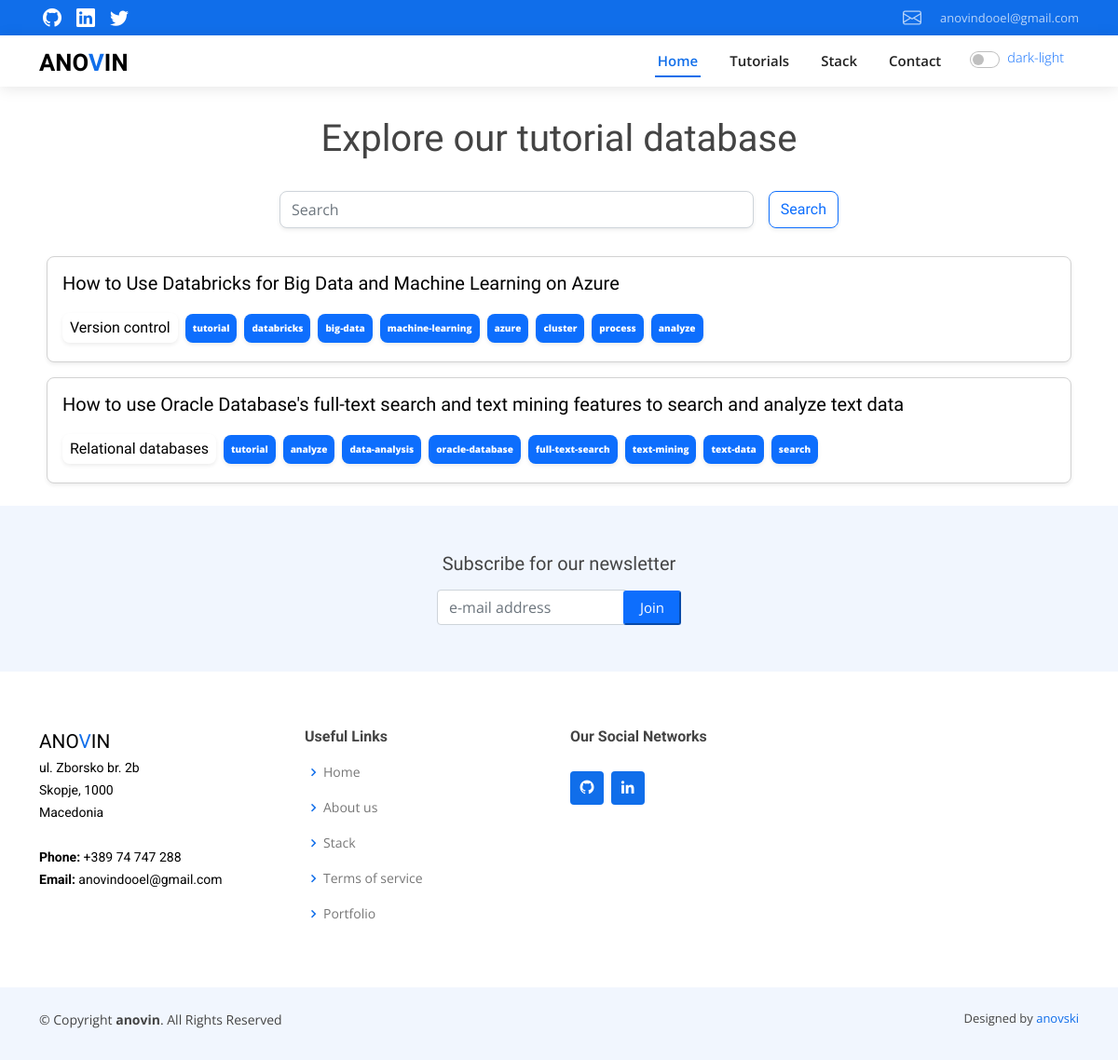
The page /tag/analyze/ on the database its author committed.
### web/models.py (models this page shows, shortened)
class Tutorial(models.Model):
    title = models.CharField(max_length=255)
    slug = models.CharField(max_length=225, null=True, blank=True)
    meta_description = models.TextField()
    introduction = models.TextField()
    steps = models.TextField()
    content = models.TextField()
    tags = models.ManyToManyField(Tag, blank=True)
    img = models.ImageField(upload_to='tutorials/images/', null=True, blank=True)
    category = models.ForeignKey(Category, on_delete=models.SET_NULL, null=True, blank=True)
    hashtags = models.CharField(max_length=300, null=True, blank=True)
    def get_absolute_url(self):
        return reverse('single_tutorial', kwargs={
            'slug': self.slug
        })

class Category(models.Model):
    name = models.CharField(max_length=250)
    slug = models.CharField(max_length=250)
    def __str__(self):
        return self.name

class Tag(models.Model):
    name = models.CharField(max_length=255)
    slug = models.CharField(max_length=255)
    def get_absolute_url(self):
        return reverse('single_tag', kwargs={
            'slug': self.slug
        })

### web/views.py (the view)
# urls.py: path('tag/<str:slug>/', views.single_tag, name='single_tag'),
def single_tag(request, slug=None):
    if request.method == 'GET' and 'instant_search' in request.GET:
        tuts = Tutorial.objects.filter(title__contains=request.GET['instant_search'])
        return render(request, 'tutorials.html', context={'tuts': tuts})
    else:
        tuts = Tutorial.objects.filter(tags__slug__iexact=slug)
        tag = Tag.objects.filter(slug=slug)[0]
        return render(request, 'tutorials/single_tag.html', context={'tuts': tuts, 'tag': tag, 'slug': slug})

### web/templates/tutorials/single_tag.html (shortened to what this page needs)
<!DOCTYPE html>
{% load static %}
<html lang="en">
<head>
    {% include 'head.html' %}
<body>
{% include 'menu.html' %}
<div class="container">
    <div class="tag-cloud d-flex align-items-center justify-content-center flex-column w-100 h-auto p-2"
         style="border-radius:10px;">
        <h1 class="mt-4 mb-3" align="center">Explore our tutorial database</h1>
        <div class="w-100" style="margin-bottom:30px;">
            <form method="get" action="{% url 'tutorials' %}" class="d-flex  flex-column flex-md-row">
                <input id='instantSearch' type="text" class="form-control  w-100 shadow-sm  mt-3"
                       style="border-radius: 8px; height: 40px; "
                       placeholder="Search" name="instant_search">
                <button type="submit" class="btn mt-3 shadow-sm btn-outline-primary search-button float-end ms-md-3"
                        style="border-radius: 8px;">Search
                </button>
            </form>
        </div>
        {% for t in tuts %}
        <a href="{{t.get_absolute_url}}" class="text-white" style="text-decoration: none;">
            <div class=" shadow-sm d-flex align-items-center hover-bg p-3 mb-3"
                 style="color:black; border-radius: 8px; border: 1px solid #d2d2d2; background: white; cursor:pointer;">
                <div class="">
                    <h5 class="mb-3">{{ t.title }}</h5>
                    <div class="d-inline-flex flex-wrap align-items-center">
                        <span class="shadow-sm  p-1 pe-2 ps-2  me-2 mb-1 mt-1 cat-text "
                              style="border-radius: 8px; font-size: 16px; ">{{ t.category }}</span>
                        {% for tag in t.tags.all %}
                        <span class="shadow-sm p-2 bg-primary me-2 mb-1 mt-1"
                              style="border-radius: 8px; font-size: 10px; font-weight: 800; color:white;"> {{ tag.name }}</span>
                        {% endfor %}
                    </div>
                </div>
            </div>
        </a>
        {% endfor %}
    </div>
</div>
{% include 'tutorials/footer.html' %}
</body>
</html>

### web/static/assets/css/style.css (style rules this page uses)
body { font-family: "Open Sans", sans-serif; color: #444444; }
a { color: #106eea; text-decoration: none; }
h1, h2, h3, h4, h5, h6 { font-family: "Roboto", sans-serif; }

### web/templates/tutorials/single_tag.html (style rules this page uses)
form { max-width: 600px; margin: 0 auto; }
input, textarea { width: 100%; padding: 0.5rem; font-size: 1rem; border: 1px solid #ccc; border-radius: 0.25rem; }
button[type="submit"] { margin-top: 1rem; }
a { width: 100%; }
h1, h5, .search-button { font-family: "Josefin Sans", sans-serif; }
.cat-text { font-family: "Josefin Sans", sans-serif; }

### rows shown on the page
Tutorial: title "How to Use Databricks for Big Data and Machine Learning on Azure", category "Version control"
Tag: name "tutorial"
Tag: name "databricks"
Tag: name "big-data"
Tag: name "machine-learning"
Tag: name "azure"
Tag: name "cluster"
Tag: name "process"
Tag: name "analyze"
Tutorial: title "How to use Oracle Database's full-text search and text mining features to search and analyze text data", category "Relational databases"
Tag: name "data-analysis"
Tag: name "oracle-database"
Tag: name "full-text-search"
Tag: name "text-mining"
Tag: name "text-data"
Tag: name "search"
